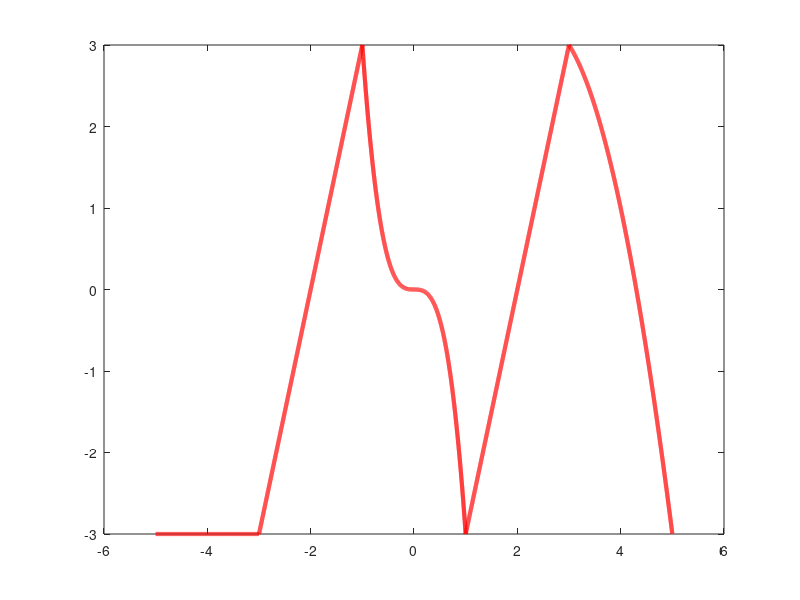

This chart was generated by the following MATLAB code:
dt=0.001;
t1=-5:dt:-3-dt; x1=0*t1-3;
t2=-3:dt:-1-dt; x2=3*t2+6;
t3=-1:dt:1-dt; x3=-3*t3.^3;
t4=1:dt:3-dt; x4=3*t4-6;
t5=3:dt:5-dt; x5=-t5.^2+5*t5-3;
t=[t1 t2 t3 t4 t5]; x=[x1 x2 x3 x4 x5]; plot(t, x, "r", "linewidth", 3)
